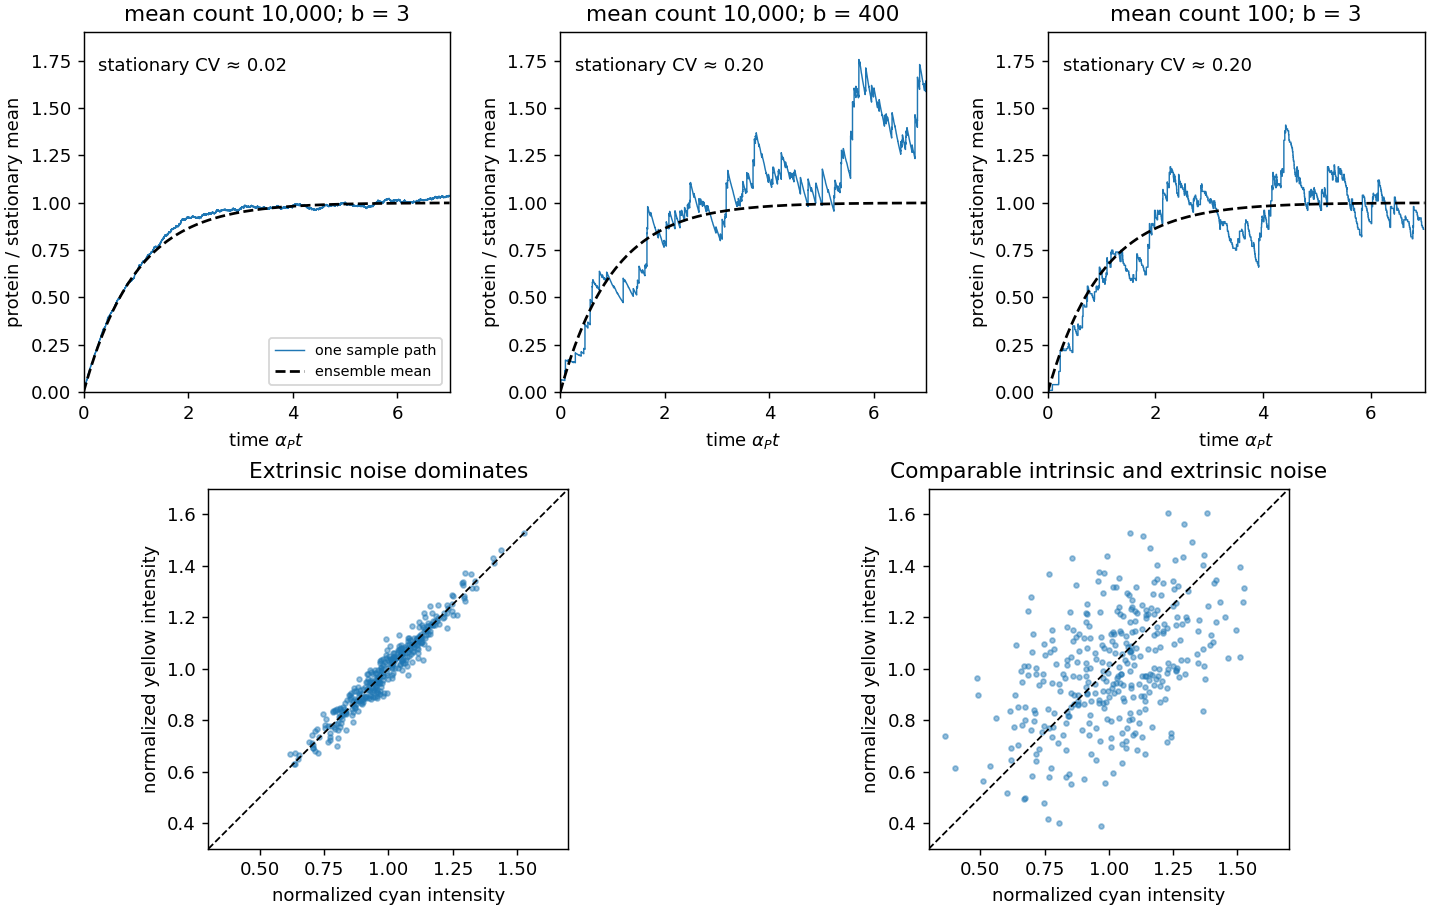

Write the Python code that produced this figure.
"""Seeded burst model and schematic clouds; Python 3.14, numpy 2.3.5, matplotlib 3.10.7."""
from pathlib import Path
import numpy as np
import matplotlib
matplotlib.use('Agg')
import matplotlib.pyplot as plt
rng=np.random.default_rng(2022)
def trajectory(mean,b,end=7):
    t=0.;n=0;ts=[t];ns=[n]
    arrivals=mean/b
    while t<end:
        total=arrivals+n
        t+=rng.exponential(1/total)
        if t>end: break
        if rng.random()<arrivals/total:n+=rng.geometric(1/(1+b))-1
        else:n-=1
        ts.append(t);ns.append(n)
    return np.array(ts),np.array(ns)/mean
fig=plt.figure(figsize=(11,7),layout='constrained')
grid=fig.add_gridspec(2,6)
for i,(mean,b) in enumerate([(10000,3),(10000,400),(100,3)]):
    a=fig.add_subplot(grid[0,2*i:2*i+2]);t,n=trajectory(mean,b)
    a.step(t,n,where='post',lw=.8,label='one sample path')
    s=np.linspace(0,7,300);a.plot(s,1-np.exp(-s),'k--',lw=1.5,label='ensemble mean')
    a.set(title=f'mean count {mean:,}; b = {b}',xlabel=r'time $\alpha_Pt$',ylabel='protein / stationary mean',ylim=(0,1.9),xlim=(0,7))
    cv=np.sqrt((1+b)/mean);a.text(.04,.93,f'stationary CV ≈ {cv:.2f}',transform=a.transAxes,va='top')
    if i==0:a.legend(fontsize=8,loc='lower right')
for j,(intrinsic,title) in enumerate([(.025,'Extrinsic noise dominates'),(.16,'Comparable intrinsic and extrinsic noise')]):
    a=fig.add_subplot(grid[1,3*j:3*j+3]);e=rng.normal(0,.16,350)
    x=1+e+rng.normal(0,intrinsic,350);y=1+e+rng.normal(0,intrinsic,350)
    a.scatter(x,y,s=7,alpha=.45)
    a.plot([.3,1.7],[.3,1.7],'k--',lw=1)
    a.set(xlabel='normalized cyan intensity',ylabel='normalized yellow intensity',title=title,xlim=(.3,1.7),ylim=(.3,1.7),aspect='equal')
fig.savefig(Path.cwd()/Path(__file__).with_suffix('.png').name,dpi=130,facecolor='white',transparent=False)
plt.close(fig)
